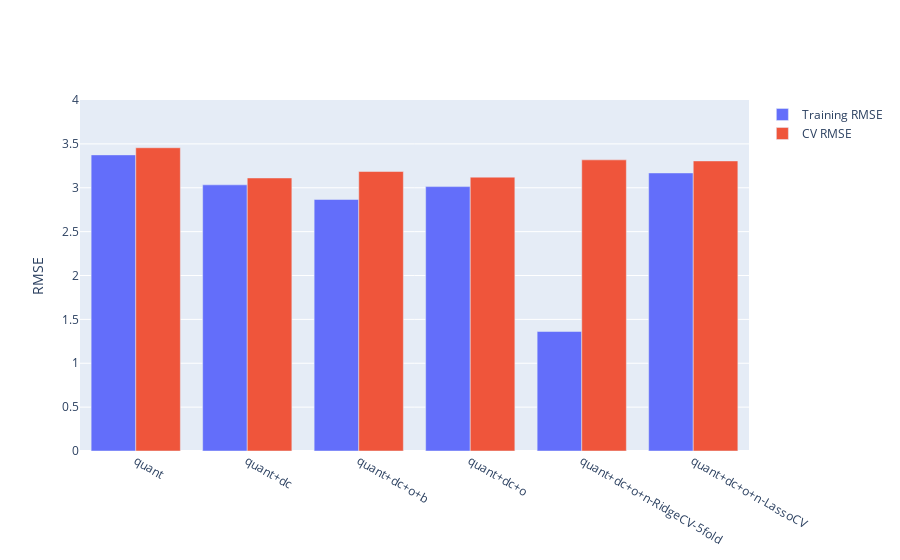

Source (notebook cell):
### Code cell
fig = compare_models(models)
fig.update_yaxes(range = [0, 4], title = "RMSE")

### Figure 1 — Plotly figure (JSON) as saved in the notebook; plotly's stock layout.template omitted (floating-point values rounded to 4 significant figures)
{"data": [{"name": "Training RMSE", "type": "bar", "x": ["quant", "quant+dc", "quant+dc+o+b", "quant+dc+o", "quant+dc+o+n-RidgeCV-5fold", "quant+dc+o+n-LassoCV"], "y": [3.375, 3.033, 2.866, 3.013, 1.361, 3.169]}, {"name": "CV RMSE", "type": "bar", "x": ["quant", "quant+dc", "quant+dc+o+b", "quant+dc+o", "quant+dc+o+n-RidgeCV-5fold", "quant+dc+o+n-LassoCV"], "y": [3.456, 3.111, 3.185, 3.121, 3.318, 3.306]}], "layout": {"yaxis": {"range": [0, 4], "title": {"text": "RMSE"}}}}
